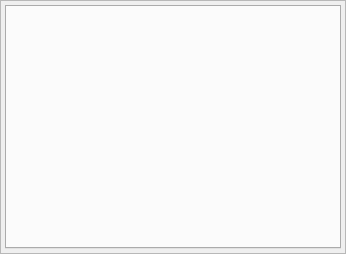
<?xml version="1.0" encoding="UTF-8"?>
<ui version="4.0">
 <class>AdmVoiceMailTabWidget</class>
 <widget class="QFrame" name="AdmVoiceMailTabWidget">
  <property name="geometry">
   <rect>
    <x>0</x>
    <y>0</y>
    <width>346</width>
    <height>254</height>
   </rect>
  </property>
  <property name="frameShape">
   <enum>QFrame::StyledPanel</enum>
  </property>
  <layout class="QHBoxLayout" name="horizontalLayout">
   <property name="spacing">
    <number>3</number>
   </property>
   <property name="margin">
    <number>4</number>
   </property>
   <item>
    <widget class="QTabWidget" name="_vmTabs">
     <property name="currentIndex">
      <number>-1</number>
     </property>
    </widget>
   </item>
  </layout>
 </widget>
 <resources/>
 <connections/>
</ui>
